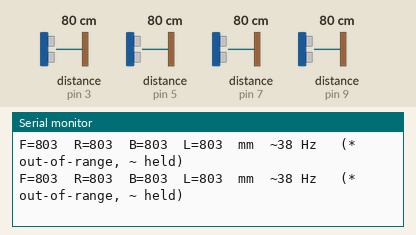
Recording of a sketch running on a simulated Arduino Nano Every. On the bench: the last lines printed to the serial monitor. Wiring (inferred from the names in the program): 4 × ultrasonic range finder: trigger pin 2, echo pin 3 / trigger pin 4, echo pin 5 / trigger pin 6, echo pin 7 / trigger pin 8, echo pin 9. Inputs (shaded band) come from the test bench; at power-on: distance to the obstacle (sensors on pin 3, pin 5, pin 7, pin 9) 80 cm. The echo pulse lasts 58.3 µs per cm; the modem accepts every AT command (registered, SIM ready, sends succeed) and sends nothing else.

Above: at 1.4 s.
1.5 s: distance to the obstacle (sensor on pin 3) set to 299 cm
At 2.3 s:
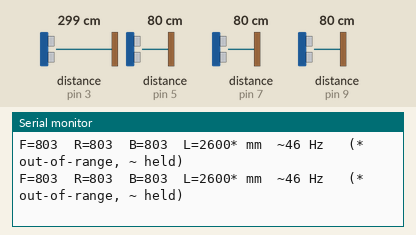
3.0 s: distance to the obstacle (sensor on pin 5) set to 299 cm
At 3.5 s:
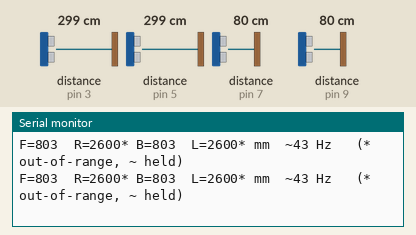
4.5 s: distance to the obstacle (sensor on pin 7) set to 299 cm
At 5.4 s:
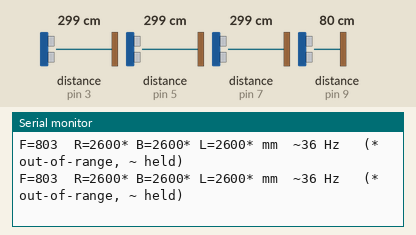
6.1 s: distance to the obstacle (sensor on pin 9) set to 299 cm
At 7.1 s:
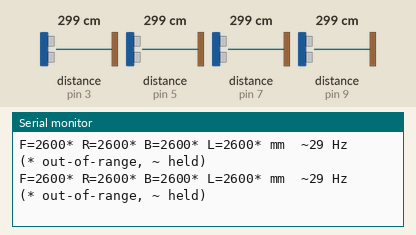
7.7 s: distance to the obstacle (sensor on pin 3) set to 2 cm
At 8.2 s:
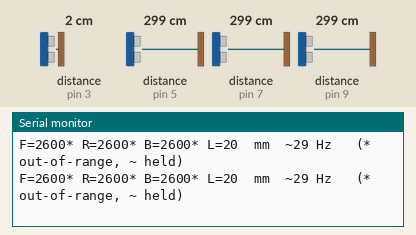
9.2 s: distance to the obstacle (sensor on pin 5) set to 2 cm
At 9.7 s:
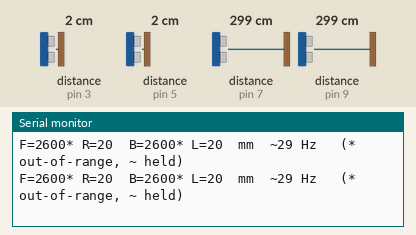
Timing chart, 0 to 11.7 s (numbered marks = the images above; inputs shaded):
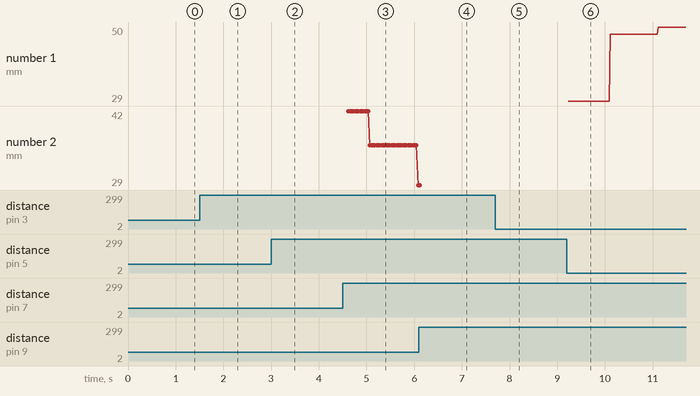

The sketch:

Ultrasonic_NanoEvery.ino
```cpp
/*
 * Ultrasonic_NanoEvery.ino
 * RoboCup Junior Soccer - 4x HC-SR04 wall/obstacle ranging board.
 * Streams four side distances to the main PCB over a framed UART packet.
 *
 * Board : Arduino Nano Every (ATmega4809).  Pin map + every tuning knob are in
 *         config.h.  Wire protocol + a ready-to-paste main-board parser are in
 *         README.md (and in ../Ultrasonic_Receiver_MainBoard/).
 *
 * Each cycle (paced to <= 50 Hz):
 *   1. Ping FRONT+BACK together, then RIGHT+LEFT together. Pinging OPPOSITE
 *      pairs means two adjacent sensors never fire at the same instant, so there
 *      is no direct cross-talk; the two echoes of a pair are timed CONCURRENTLY
 *      in one tight polling loop (deterministic, no interrupt jitter).
 *   2. echo width -> mm with a temperature-compensated speed of sound; clamp to
 *      [MIN_RANGE, MAX_RANGE].
 *   3. Per-sensor median filter (+ optional EWMA); coast over brief dropouts.
 *   4. Emit one 13-byte, CRC-8 checked binary packet on Serial1.
 *
 * Why HC-SR04 here is "accurate + fast + correct":
 *   - accurate : temp-comp distance, ~us timing resolution, median spike rejection.
 *   - fast     : opposite-pair concurrency halves the cycle vs. one-at-a-time;
 *                no per-ping 60 ms blocking; ~50 Hz on all four.
 *   - correct  : 2-byte sync + sequence counter + CRC-8 so the main board can
 *                reject any corrupted/partial frame and detect dropped packets.
 */
#include "config.h"

// ---- derived constants -----------------------------------------------------
static const float MM_PER_US = (331.4f + 0.6f * AMBIENT_TEMP_C) / 1000.0f; // mm/us
// Worst-case wait for one ping = round-trip time at MAX_RANGE + a start margin.
static const uint32_t ECHO_TIMEOUT_US =
    (uint32_t)((float)MAX_RANGE_MM * 2.0f / MM_PER_US) + 800UL;

// ---- watchdog availability (4809 WDT; guarded so it never breaks the build) -
#if ENABLE_WATCHDOG && defined(WDT_PERIOD_1KCLK_gc)
  #define WDT_ACTIVE 1
#endif

// ---- per-sensor state ------------------------------------------------------
static uint16_t g_dist[NUM_SENSORS];      // last reported distance, mm
static uint8_t  g_status[NUM_SENSORS];    // ST_OK / ST_OUT_OF_RANGE / ST_HOLD
static uint16_t g_lastGood[NUM_SENSORS];  // last in-range value (for coasting)
static uint8_t  g_holdCnt[NUM_SENSORS];
static bool     g_haveGood[NUM_SENSORS];

static uint16_t g_hist[NUM_SENSORS][MEDIAN_WINDOW];  // median ring buffer
static uint8_t  g_histIdx[NUM_SENSORS];
static uint8_t  g_histCnt[NUM_SENSORS];

static float    g_ewma[NUM_SENSORS];
static bool     g_ewmaInit[NUM_SENSORS];

static uint8_t  g_seq = 0;

// =============================== CRC-8 / 0x07 ===============================
static uint8_t crc8(const uint8_t *data, uint8_t len) {
  uint8_t crc = 0x00;
  while (len--) {
    crc ^= *data++;
    for (uint8_t b = 0; b < 8; b++)
      crc = (crc & 0x80) ? (uint8_t)((crc << 1) ^ 0x07) : (uint8_t)(crc << 1);
  }
  return crc;
}

// =============================== watchdog ===================================
static inline void wdtPet() {
#ifdef WDT_ACTIVE
  __asm__ __volatile__("wdr");
#endif
}
static void wdtBegin() {
#ifdef WDT_ACTIVE
  while (WDT.STATUS & WDT_SYNCBUSY_bm) { }
  _PROTECTED_WRITE(WDT.CTRLA, WDT_PERIOD_1KCLK_gc);   // ~1.0 s timeout
#endif
}

// =============================== ranging ====================================
// Ping a pair of OPPOSITE sensors at once and time both echoes concurrently.
// Returns echo widths in microseconds via rawA/rawB (0 = no echo / timed out).
static void pingPair(uint8_t a, uint8_t b, uint32_t &rawA, uint32_t &rawB) {
  const uint8_t ea = ECHO_PIN[a], eb = ECHO_PIN[b];

  digitalWrite(TRIG_PIN[a], LOW);
  digitalWrite(TRIG_PIN[b], LOW);
  delayMicroseconds(3);
  digitalWrite(TRIG_PIN[a], HIGH);            // 10 us trigger, both ~simultaneously
  digitalWrite(TRIG_PIN[b], HIGH);
  delayMicroseconds(10);
  digitalWrite(TRIG_PIN[a], LOW);
  digitalWrite(TRIG_PIN[b], LOW);

  bool roseA = false, roseB = false, doneA = false, doneB = false;
  uint32_t startA = 0, startB = 0;
  rawA = 0; rawB = 0;

  const uint32_t t0 = micros();
  while ((!doneA || !doneB) && (uint32_t)(micros() - t0) < ECHO_TIMEOUT_US) {
    const uint32_t now = micros();
    if (!doneA) {
      if (digitalRead(ea)) { if (!roseA) { roseA = true; startA = now; } }
      else if (roseA)      { rawA = now - startA; doneA = true; }
    }
    if (!doneB) {
      if (digitalRead(eb)) { if (!roseB) { roseB = true; startB = now; } }
      else if (roseB)      { rawB = now - startB; doneB = true; }
    }
  }
}

// echo width (us) -> clamped distance (mm); sets *status.
static uint16_t rawToMm(uint32_t rawUs, uint8_t *status) {
  if (rawUs == 0) { *status = ST_OUT_OF_RANGE; return MAX_RANGE_MM; }
  float mm = (float)rawUs * MM_PER_US * 0.5f;
  if (mm < (float)MIN_RANGE_MM) { *status = ST_OK; return MIN_RANGE_MM; }
  if (mm > (float)MAX_RANGE_MM) { *status = ST_OUT_OF_RANGE; return MAX_RANGE_MM; }
  *status = ST_OK;
  return (uint16_t)(mm + 0.5f);
}

static uint16_t medianOf(const uint16_t *buf, uint8_t n) {
  uint16_t t[MEDIAN_WINDOW];
  for (uint8_t i = 0; i < n; i++) t[i] = buf[i];
  for (uint8_t i = 1; i < n; i++) {              // insertion sort (n <= 5)
    uint16_t k = t[i]; int8_t j = i - 1;
    while (j >= 0 && t[j] > k) { t[j + 1] = t[j]; j--; }
    t[j + 1] = k;
  }
  return t[n / 2];
}

// Fold one raw echo into sensor i's filtered, coasted output (g_dist/g_status).
static void updateSensor(uint8_t i, uint32_t rawUs) {
  uint8_t st;
  uint16_t meas = rawToMm(rawUs, &st);

  if (st == ST_OK) {
    g_hist[i][g_histIdx[i]] = meas;
    g_histIdx[i] = (g_histIdx[i] + 1) % MEDIAN_WINDOW;
    if (g_histCnt[i] < MEDIAN_WINDOW) g_histCnt[i]++;
    uint16_t med = (MEDIAN_WINDOW <= 1) ? meas : medianOf(g_hist[i], g_histCnt[i]);

    uint16_t value;
    if (EWMA_ALPHA >= 0.999f) {
      value = med;
    } else {
      if (!g_ewmaInit[i]) { g_ewma[i] = med; g_ewmaInit[i] = true; }
      else g_ewma[i] = EWMA_ALPHA * med + (1.0f - EWMA_ALPHA) * g_ewma[i];
      value = (uint16_t)(g_ewma[i] + 0.5f);
    }

    g_lastGood[i] = value;
    g_haveGood[i] = true;
    g_holdCnt[i]  = 0;
    g_status[i]   = ST_OK;
    g_dist[i]     = value;
  } else {
    // no echo: coast on the last good value for a few cycles, then report far.
    if (g_haveGood[i] && g_holdCnt[i] < HOLD_CYCLES) {
      g_holdCnt[i]++;
      g_status[i] = ST_HOLD;
      g_dist[i]   = g_lastGood[i];
    } else {
      g_status[i] = ST_OUT_OF_RANGE;
      g_dist[i]   = MAX_RANGE_MM;
    }
  }
}

// =============================== UART out ===================================
// 13-byte frame: AA 55 | F.lo F.hi R.lo R.hi B.lo B.hi L.lo L.hi | status seq | crc
// (distances uint16 little-endian mm; crc8 over the 10 payload bytes [2..11]).
static void sendPacket() {
  uint8_t pkt[13];
  pkt[0] = PACKET_SYNC0;
  pkt[1] = PACKET_SYNC1;
  uint8_t status = 0;
  for (uint8_t i = 0; i < NUM_SENSORS; i++) {
    pkt[2 + 2 * i] = (uint8_t)(g_dist[i] & 0xFF);
    pkt[3 + 2 * i] = (uint8_t)(g_dist[i] >> 8);
    status |= (uint8_t)((g_status[i] & 0x03) << (2 * i));
  }
  pkt[10] = status;
  pkt[11] = g_seq++;
  pkt[12] = crc8(&pkt[2], 10);
  Serial1.write(pkt, sizeof(pkt));
}

// =============================== debug ======================================
#ifdef DEBUG_USB
static void debugPrint() {
  static uint32_t lastT = 0;
  static uint16_t frames = 0, hz = 0;
  frames++;
  uint32_t now = millis();
  if (now - lastT >= 1000) { hz = frames; frames = 0; lastT = now; }

  static const char *nm[NUM_SENSORS] = { "F", "R", "B", "L" };
  for (uint8_t i = 0; i < NUM_SENSORS; i++) {
    Serial.print(nm[i]); Serial.print('=');
    Serial.print(g_dist[i]);
    Serial.print(g_status[i] == ST_OK ? ' ' : (g_status[i] == ST_HOLD ? '~' : '*'));
    Serial.print(' ');
  }
  Serial.print("mm  ~"); Serial.print(hz); Serial.println(" Hz   (* out-of-range, ~ held)");
}
#endif

// =============================== Arduino ====================================
void setup() {
  for (uint8_t i = 0; i < NUM_SENSORS; i++) {
    pinMode(TRIG_PIN[i], OUTPUT);
    digitalWrite(TRIG_PIN[i], LOW);
    pinMode(ECHO_PIN[i], INPUT);
    g_dist[i]     = MAX_RANGE_MM;
    g_status[i]   = ST_OUT_OF_RANGE;
    g_lastGood[i] = MAX_RANGE_MM;
  }

  Serial1.begin(UART_BAUD);          // -> main PCB (D1=TX, D0=RX, connector J2)
#ifdef DEBUG_USB
  Serial.begin(DEBUG_USB_BAUD);      // -> USB, debug only
#endif

  delay(250);                        // let the HC-SR04 supplies settle
  wdtBegin();
}

void loop() {
  const uint32_t t = millis();
  uint32_t raw[NUM_SENSORS] = { 0 };

  // --- phase A: FRONT + BACK ---
  uint32_t ra, rb;
  pingPair(PING_PHASE[0][0], PING_PHASE[0][1], ra, rb);
  raw[PING_PHASE[0][0]] = ra;
  raw[PING_PHASE[0][1]] = rb;
  wdtPet();
  delay(INTER_PHASE_GAP_MS);

  // --- phase B: RIGHT + LEFT ---
  pingPair(PING_PHASE[1][0], PING_PHASE[1][1], ra, rb);
  raw[PING_PHASE[1][0]] = ra;
  raw[PING_PHASE[1][1]] = rb;
  wdtPet();

  for (uint8_t i = 0; i < NUM_SENSORS; i++) updateSensor(i, raw[i]);

  sendPacket();
#ifdef DEBUG_USB
  debugPrint();
#endif

  const uint32_t elapsed = millis() - t;     // pace the loop to the period floor
  if (elapsed < MEASUREMENT_PERIOD_MS) delay(MEASUREMENT_PERIOD_MS - elapsed);
}
```

config.h
```cpp
#ifndef CONFIG_H
#define CONFIG_H
#include <Arduino.h>

// ============================================================================
//  config.h  -  Ultrasonic wall / obstacle ranging board.  ALL tuning knobs
//  live here.  See README.md "Tuning knobs" for what each one trades off.
//
//  Board   : Arduino Nano Every (ABX00028, ATmega4809 @ 16 MHz, 5 V logic)
//  Sensors : 4 x HC-SR04, one per side, fired as OPPOSITE PAIRS (anti-crosstalk)
//  Link    : framed + CRC binary packet to the main PCB on Serial1 (D1=TX,D0=RX)
//  Field   : 182 cm x 243 cm  ->  max useful range is bounded below
// ============================================================================

// ===== Sensor pin map (single source of truth, from Ultrasonic_PCB.kicad_pcb)
// Index order is CLOCKWISE: 0=FRONT, 1=RIGHT, 2=BACK, 3=LEFT.
//
//   Logical side | PCB sensor | board edge | TRIG | ECHO
//   -------------+------------+------------+------+------
//   FRONT (0)    | U4         | top        | D8   | D9
//   RIGHT (1)    | U3         | right      | D4   | D5
//   BACK  (2)    | U2         | bottom     | D6   | D7
//   LEFT  (3)    | U1*        | left       | D2   | D3
//   (*PCB ref "U1" is a sensor; the Arduino module's ref is "Arduino Nano".)
//
// The four sensors sit at the top/right/bottom/left edges of the board, around
// the Nano. "FRONT" here = the edge carrying sensor U4. If your robot's nose
// points at a different edge (or the board is mounted components-down, which
// swaps LEFT/RIGHT), just re-order the four entries below -- keep each TRIG/ECHO
// pair together -- so index 0 is whatever sensor faces forward. Then bench-check
// with the USB monitor (wave a hand at the front; F should drop).
#define NUM_SENSORS 4
static const uint8_t TRIG_PIN[NUM_SENSORS] = { 8, 4, 6, 2 };   // F, R, B, L
static const uint8_t ECHO_PIN[NUM_SENSORS] = { 9, 5, 7, 3 };   // F, R, B, L

// Opposite-facing sensors are pinged together so ADJACENT sensors never fire at
// the same instant -> no direct board/air cross-talk. Phase A = {FRONT,BACK},
// phase B = {RIGHT,LEFT}. (Each entry is a pair of indices into the arrays
// above; the two members MUST be on opposite sides.)
static const uint8_t PING_PHASE[2][2] = { { 0, 2 }, { 1, 3 } };

// ===== Range / field bounds ================================================
#define MIN_RANGE_MM   20      // HC-SR04 floor ~2 cm; readings below clamp to this
#define MAX_RANGE_MM   2600    // covers the 243 cm field length + margin. Also
                               // bounds the per-ping wait (timeout). Raise only if
                               // you truly need to see further than 2.6 m.

// ===== Acoustics ===========================================================
#define AMBIENT_TEMP_C 20.0f   // speed of sound c = 331.4 + 0.6*T  (m/s)
                               // distance_mm = echo_us * c/1000 / 2

// ===== Timing / rate =======================================================
#define MEASUREMENT_PERIOD_MS 20  // minimum full-cycle period -> <= 50 Hz for all
                                  // 4 sensors. A floor that bounds the re-ping rate
                                  // (reverberation control). Lower = faster but
                                  // more self-echo risk in a hard-walled arena.
#define INTER_PHASE_GAP_MS    2   // quiet settle between the two ping phases

// ===== Filtering ===========================================================
#define MEDIAN_WINDOW  3       // 1 = off; 3 (default) kills single-sample spikes
                               // at 1-sample lag; 5 = heavier. Odd, <= 5.
#define EWMA_ALPHA     1.0f    // 1.0 = no smoothing (snappiest -> best for a fast
                               // robot). Lower (e.g. 0.5) = smoother but laggier.
#define HOLD_CYCLES    2       // on a dropout, keep reporting the last good value
                               // for this many cycles before declaring out-of-range
                               // (stops a momentarily-missed echo from blinking the
                               // wall away under the main board).

// ===== UART link to main PCB (Serial1 = D0/D1, via connector J2) ===========
#define UART_BAUD      115200  // matches the IR board / main-board ecosystem
#define PACKET_SYNC0   0xAA
#define PACKET_SYNC1   0x55
// Per-sensor status, 2 bits each, packed into one byte (F=bits1:0 ... L=bits7:6):
#define ST_OK          0       // fresh, in-range measurement
#define ST_OUT_OF_RANGE 1      // no echo within MAX_RANGE (value sent = MAX_RANGE)
#define ST_HOLD        2       // dropout; value is last-good (coasting)

// ===== Reliability =========================================================
#define ENABLE_WATCHDOG 1      // 1 = reset the MCU if loop() ever stalls > ~1 s.
                               // Auto-disables if the core lacks the WDT symbols.

// ===== Debug ===============================================================
#define DEBUG_USB              // human-readable stream on USB Serial. Comment out
                               // to silence. Does NOT touch the Serial1 data link.
#define DEBUG_USB_BAUD 115200

// ---- compile-time sanity ---------------------------------------------------
#if (MEDIAN_WINDOW != 1) && (MEDIAN_WINDOW != 3) && (MEDIAN_WINDOW != 5)
#error "MEDIAN_WINDOW must be 1, 3, or 5"
#endif

#endif // CONFIG_H
```

Measured:
- after the input at 1.5 s, the serial monitor: prints a new line at once (image 1)
- after the input at 3.0 s, the serial monitor: prints a new line at once (image 2)
- after the input at 4.5 s, the serial monitor: prints a new line after 0.05 s (image 3)
- after the input at 6.1 s, the serial monitor: prints a new line after 0.05 s (image 4)
- after the input at 7.7 s, the serial monitor: prints a new line at once (image 5)
- after the input at 9.2 s, the serial monitor: prints a new line at once (image 6)
